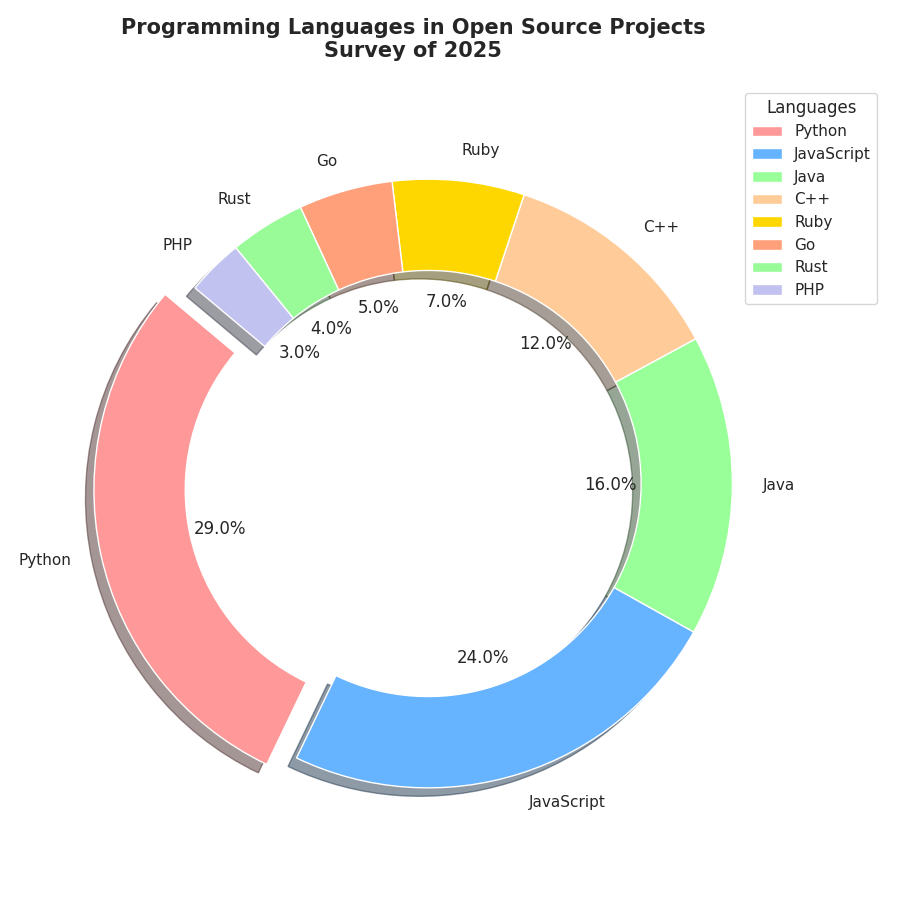

Generate this figure with Python:
import matplotlib.pyplot as plt

languages = ['Python', 'JavaScript', 'Java', 'C++', 'Ruby', 'Go', 'Rust', 'PHP']
usage_percentages = [29, 24, 16, 12, 7, 5, 4, 3]
colors = ['#FF9999', '#66B3FF', '#99FF99', '#FFCC99', '#FFD700', '#FFA07A', '#98FB98', '#C2C2F0']

fig, ax = plt.subplots(figsize=(9, 9))

# Create a "donut" pie chart
ax.pie(
    usage_percentages, 
    labels=languages, 
    autopct='%1.1f%%', 
    startangle=140, 
    colors=colors, 
    explode=(0.1, 0, 0, 0, 0, 0, 0, 0), 
    shadow=True, 
    wedgeprops=dict(width=0.3)  # Making it a donut chart by adding width parameter
)

ax.axis('equal')
ax.set_title('Programming Languages in Open Source Projects\nSurvey of 2025', fontsize=15, fontweight='bold', pad=20)
ax.legend(languages, title="Languages", loc='upper right', bbox_to_anchor=(1.2, 1))

plt.tight_layout()
plt.show()
